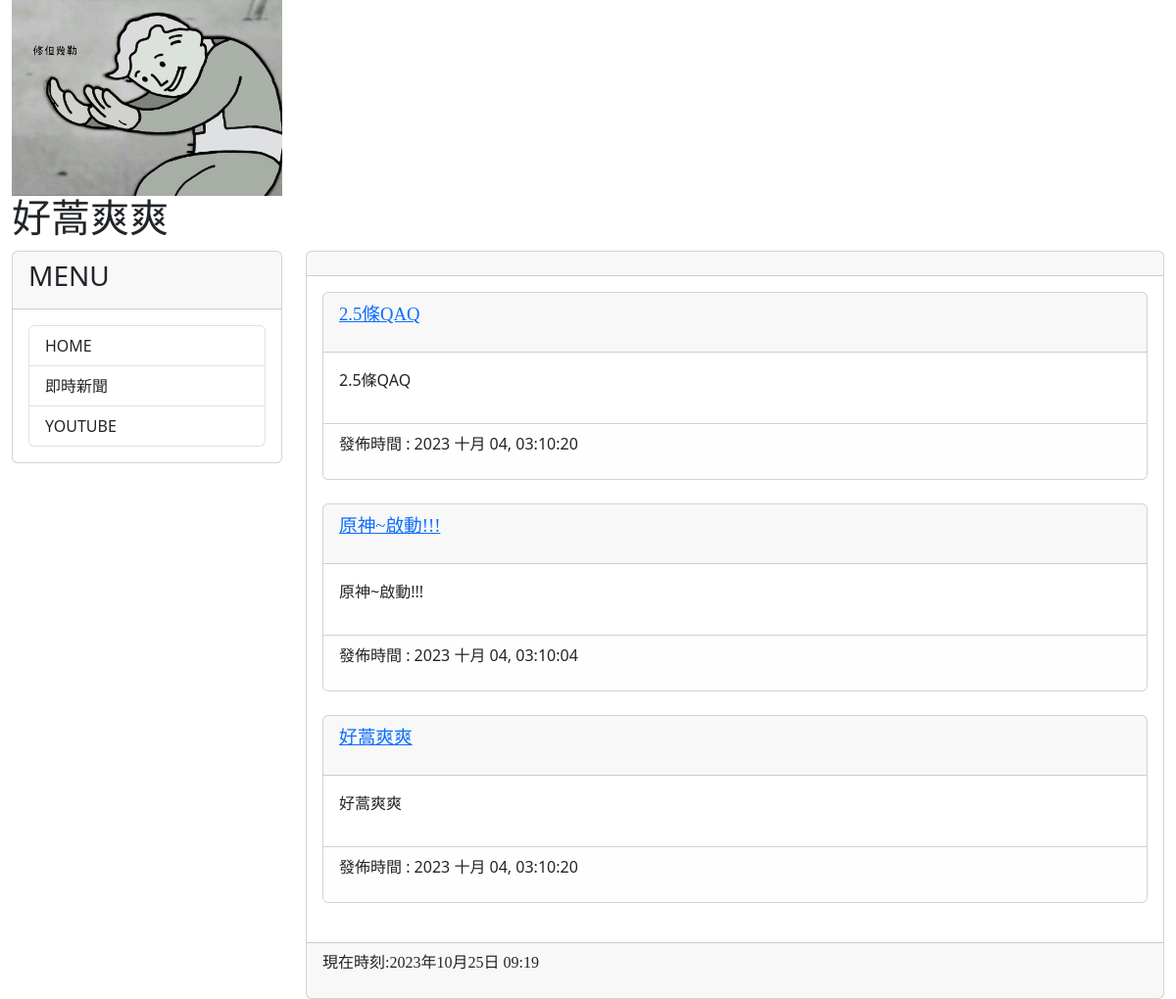
Before: / with the older database file.
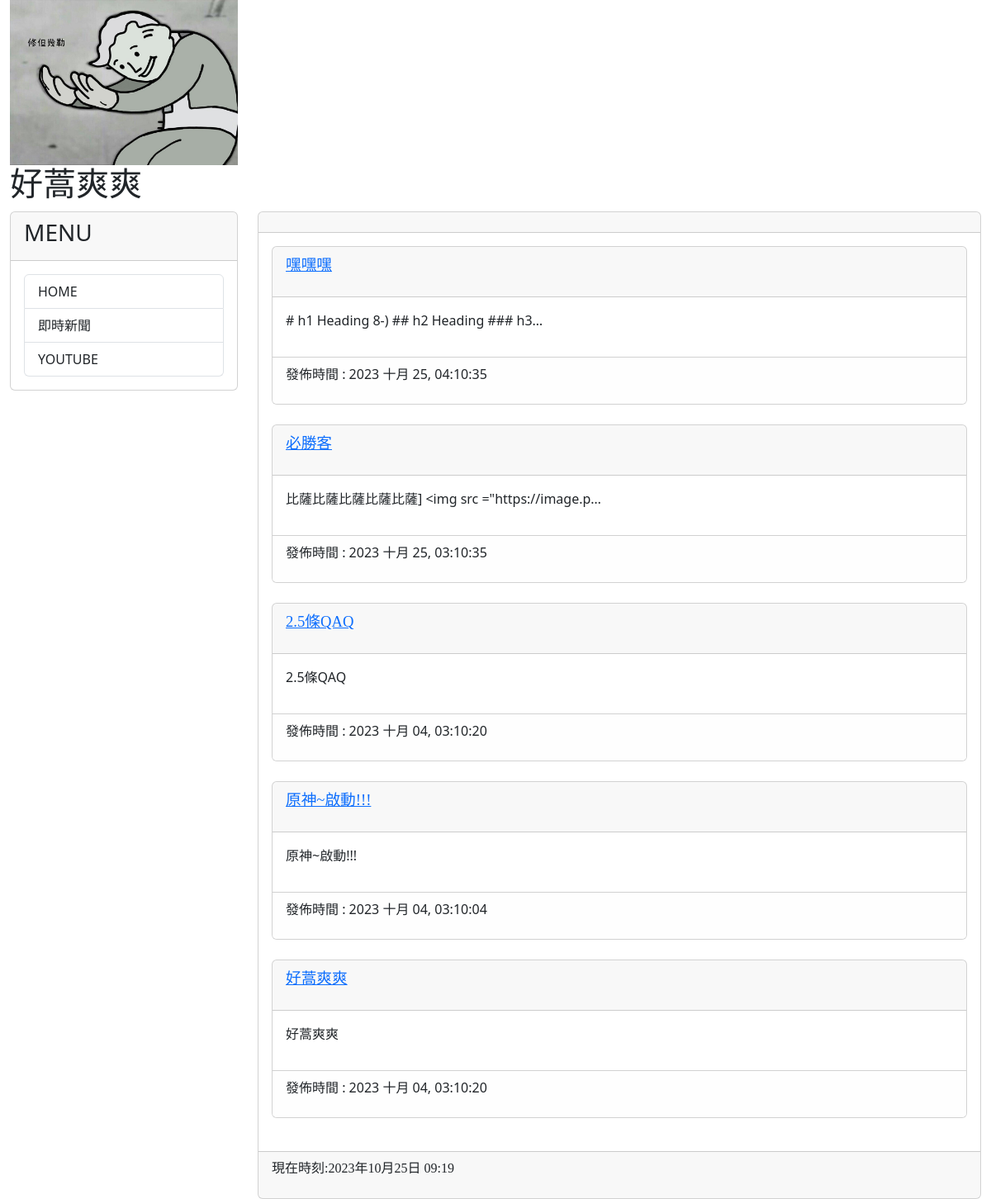
After: the same page with the newer database file.
### mysite/models.py (models this page shows, shortened)
class Post(models.Model):
    title = models.CharField(max_length=200)
    slug = models.CharField(max_length=200)
    body = models.TextField()
    pub_date = models.DateTimeField(auto_now_add=True)
    class Meta:
        ordering = ('-pub_date',)

### mysite/views.py (the view)
# urls.py: path('', mv.homepage, name="homepage"),
def homepage(request):
    posts = Post.objects.all()
    now = datetime.now()
    return render(request, 'index.html', locals())

### templates/index.html (shortened to what this page needs)
{% extends "base2.html" %}
{% block content %}
{% for post in posts %}
<div class="card">
    <div class='card-header'>
        <p style="font-family:微軟正黑體;font-size:14pt;font-weight=bold;">
            <a href="/post/{{post.slug}}">{{post.title}}</a>
        </p>
    </div>
    <div class='card-body' style='background-color:#fffdd'>
        <p>
            {{post.body | truncatechars:40 }}
        </p>
    </div>
    <div class='card-footer' style='background-color:#fefefe'>
        <p>
            發佈時間 : {{post.pub_date | date:"Y M d, h:m:s"}}
        </p>
    </div>
</div>
<br>
{% endfor %}
{% endblock content %}

Changed rows visible on the page:
added Post: title "嘿嘿嘿", body "# h1 Heading 8-) ## h2 Heading ### h3…", pub_date "2023 十月 25, 04:10:35"
added Post: title "必勝客", body "比薩比薩比薩比薩比薩] <img src =\"https://image.p…", pub_date "2023 十月 25, 03:10:35"
